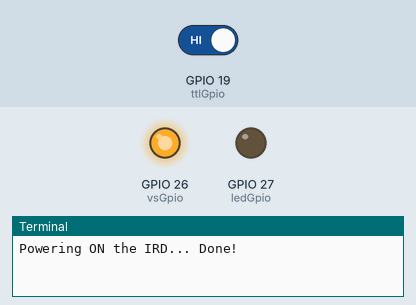
This program was run on a simulated Raspberry Pi (BCM pin numbers). Parts: output pins drawn as LEDs (lit = HIGH), the last lines printed to the terminal. The test bench sets the inputs (shaded band); at power-on: GPIO 19 (ttlGpio) HIGH.

Above: at 1.2 s.
1.3 s: GPIO 19 (ttlGpio) driven LOW
At 2.5 s:
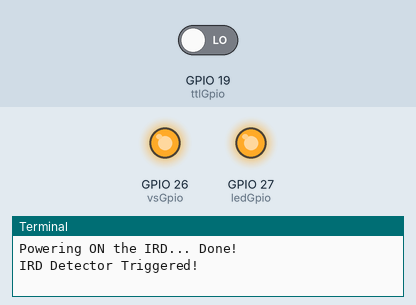
2.8 s: GPIO 19 (ttlGpio) driven HIGH
At 3.7 s:
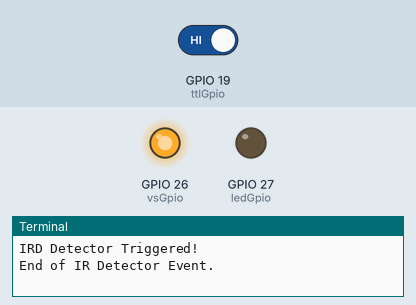
Timing chart, 0 to 5.8 s (numbered marks = the images above; inputs shaded):
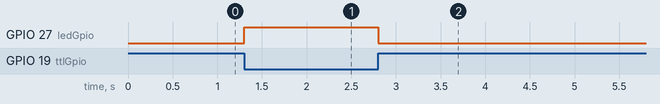

Measured:
- after the input at 1.3 s, GPIO 27 (ledGpio): LOW → HIGH at once
- after the input at 2.8 s, GPIO 27 (ledGpio): HIGH → LOW at once

The program:

gpioIrdDemo2.py
```python
#!/usr/bin/python

#  Muxall Active IR Detector RPi  Example.
#
#  This sketch reads the output from the IRD
#  and lights the LED.
#
#  Flashig LED indicates weak detection and objects
#  far away.  Solid LED indicates good detection and
#  objects close up.
#
#  Depending on your application, you may need
#  to add debounce code or capacitor.
#
#  For the best performance, use
#  "chrt --rr 99 ./gpioIrdDemo2.py"
#  to run the script. This gives it
#  the highest running priority in Raspbian.
#

import RPi.GPIO as GPIO		# Raspbian GPIO Library
import time					# Needed for sleep()


ttlGpio   = 19    # GPIO 19 - RPi PCB Pin 35
vsGpio    = 26    # GPIO 26 -  RPi PCB Pin 37
#gndGpio  = n/a   # RPi PCB Pin 39
ledGpio   = 27    # GPIO 27 -  RPi PCB Pin 13

#Set the pin numbering to use Broadcom's GPIO numbers.
GPIO.setmode(GPIO.BCM)

print "Powering ON the IRD...",
GPIO.setup(vsGpio, GPIO.OUT, initial=GPIO.HIGH)     # 3.3V power OUT for IRD, then turn IRD ON.
print "Done!"

GPIO.setup(ttlGpio, GPIO.IN)                        # 3.3V TTL IN from IRD output.

GPIO.setup(ledGpio, GPIO.OUT, initial=GPIO.LOW)     # LED GPIO set to output, then start with LED OFF.

# This try/except catches ctrl-C to exit the loop but not the program so we
# can run the GPIO.cleanup routine before exiting.
try:
    while True:
        val = GPIO.input(ttlGpio)                       # Read the TTL GPIO value
        led = GPIO.input(ledGpio)                       # Read the LED GPIO value

        # If val is LOW then the IRD has a detection event.
        if val == GPIO.LOW:
            if led == GPIO.LOW:
                GPIO.output(ledGpio, GPIO.HIGH)               # Light the LED when IRD triggers an event.
                print ("IRD Detector Triggered!")             # Tell someone.
		# Else, if val is HIGH then there is no detection event
        else:
            if led == GPIO.HIGH:                              # If LED is ON
                GPIO.output(ledGpio, GPIO.LOW)                # Turn OFF the LED.
                print ("End of IR Detector Event.\n")         # Tell someone.

        time.sleep(.005)                                      # 5ms sleep: Don't hog all the CPU.

except KeyboardInterrupt:                                     # Catch ctrl-C
    pass                                                      # Continue on.

print ""
print "GPIO IRD Demo script is exiting!  Cleaning up GPIO...",
GPIO.cleanup()
print "Done!"
```
